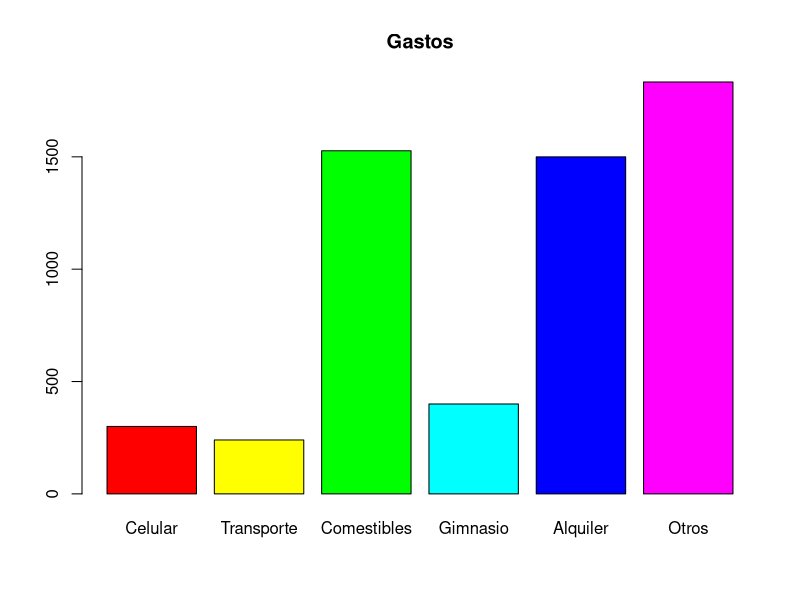
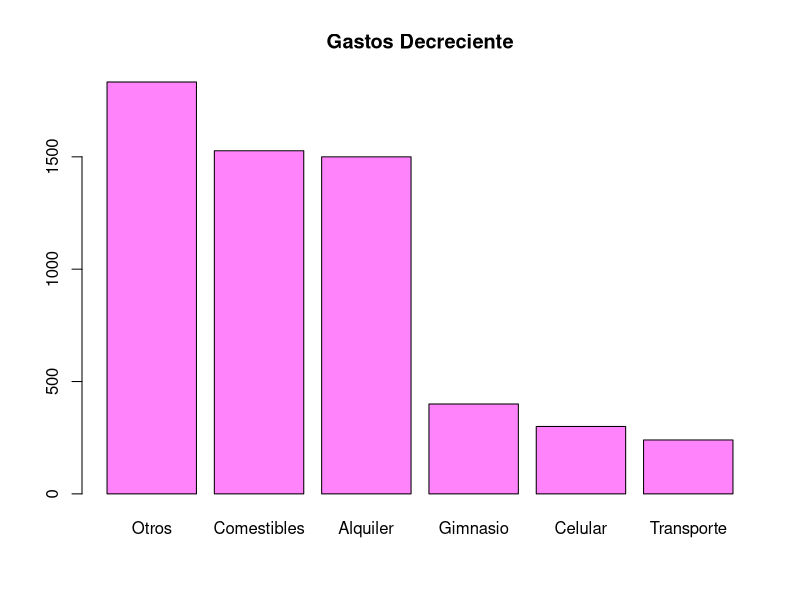

Source code (R) for these figures, in order:
# Verónica Hernández Merino
# 04/02/2025
# Laboratorio 1


# Parte 1 R y Rstudio


# Comencemos a escribir cosas básicas en la consola, usando R como calculadora científica. Por ejemplo, considere las facturas mensuales de una estudiante universitaria de la MCF: teléfono celular $ 300, transporte $ 240, comestibles $ 1527, gimnasio $ 400, alquiler $ 1500, otros $ 1833. Puede usar R para encontrar los gastos totales de la estudiante:


# Realizar más asignaciones para crear variables de transporte, comestibles, gimnasio, alquiler y otros montos correspondientes

celular <- 300; transporte <- 240; comestibles <- 1527; gimnasio <- 400; alquiler <- 1500; otros <- 1833

# Ahora que tiene todas las variables, cree un objeto total con la suma de los gastos:

gastos <- c(celular, transporte, comestibles, gimnasio, alquiler, otros)
total <- sum (gastos)

# Suponiendo que la estudiante tiene los mismos gastos todos los meses, ¿cuánto gastaría durante un semestre escolar? (suponga que el semestre implica cinco meses).

cincomeses <- total * 5

# Manteniendo la misma suposición sobre los gastos mensuales, ¿cuánto gastaría la estudiante durante un año escolar? (suponga que el año académico es de 10 meses).

diezmeses <- total * 10

# AUTOEVALUACIÓN ---------------------------------------------------------------

# Toma los objetos creados de la estudiantes (i.e variables) transporte, comestibles, gimnasio, alquiler y otros y escribamos dentro de la función de combinación c() para crear un vector llamado gastos:

gastos <- c(celular, transporte, comestibles, gimnasio, alquiler, otros)

barplot (gastos, main = "Gastos", names.arg = c("Celular", "Transporte", "Comestibles", "Gimnasio", "Alquiler", "Otros"), col = rainbow (6))

# Descubra como utilizar sort() para ordenar los elementos en la variable gastos, con el fin de organizar los elementos en gastos en orden dececiente.

Gastosdecreciente <- sort (gastos, decreasing = T)

#Descubra como utilizar sort() y barplot() para producir un grafico de barras con barras en orden decreciente

barplot(Gastosdecreciente, main = "Gastos Decreciente", names.arg = c("Otros", "Comestibles", "Alquiler", "Gimnasio", "Celular", "Transporte"), col = "orchid1")

